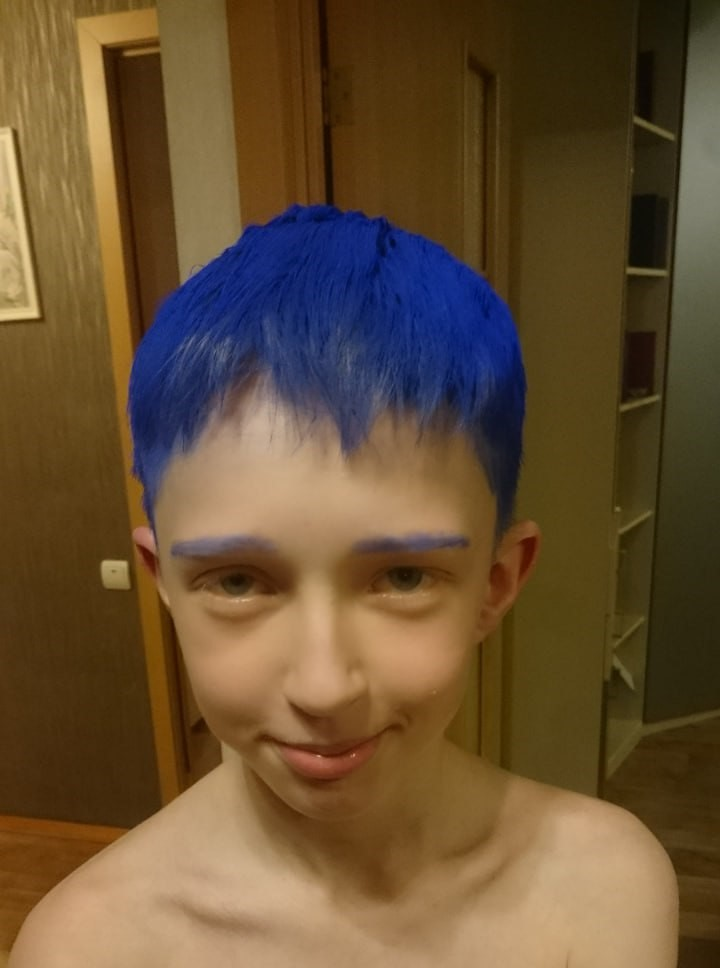
#> input picture images/photo.jpg, 720 x 968 px
$ python main.py
#> lines starting #> are read from the running program, lines starting #| are printed output that depends on the picture; after the words box and inside, x2 and y2 are one past the last pixel; in counts of white or black regions, pixels touching at a corner belong together
import cv2
import numpy as np

img = cv2.imread('images/photo.jpg')
#> img is the input picture: shape (968, 720, 3); mean B, G, R 51.9, 80.7, 103.7
img = cv2.resize(img,(img.shape[1] // 2, img.shape[1] // 2))
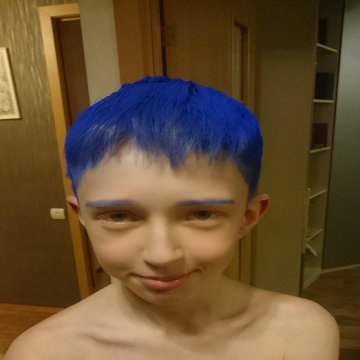
#> img: shape (360, 360, 3); mean B, G, R 51.8, 80.5, 103.5
img = cv2.cvtColor(img,cv2.COLOR_BGR2GRAY)
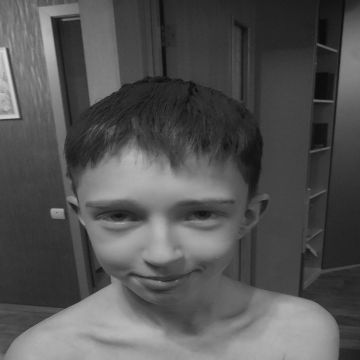
#> img: shape (360, 360); min 10, max 216, mean 84.1
img=cv2.Canny(img, 90, 90)
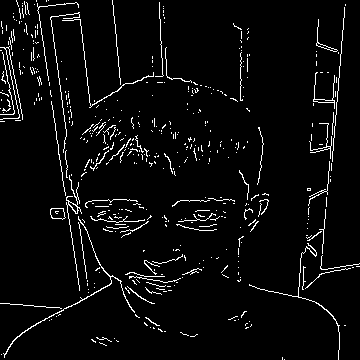
#> img: shape (360, 360); 4.3% white in thin lines or dots
kernel = np.ones((5, 5),np.uint8)
img = cv2.dilate(img, kernel, iterations=1)
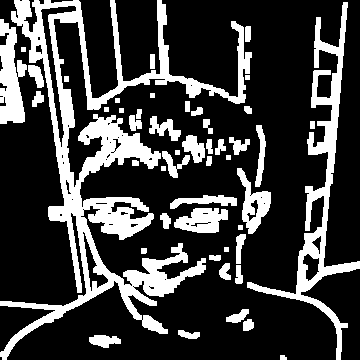
#> img: shape (360, 360); 24.3% white; 49 white regions, largest, box (x1, y1, x2, y2) and area: (0, 0, 252, 360) 17390, (247, 2, 360, 360) 5383, (0, 19, 27, 124) 1817
cv2.imshow('Result', img)
cv2.waitKey(10000)
